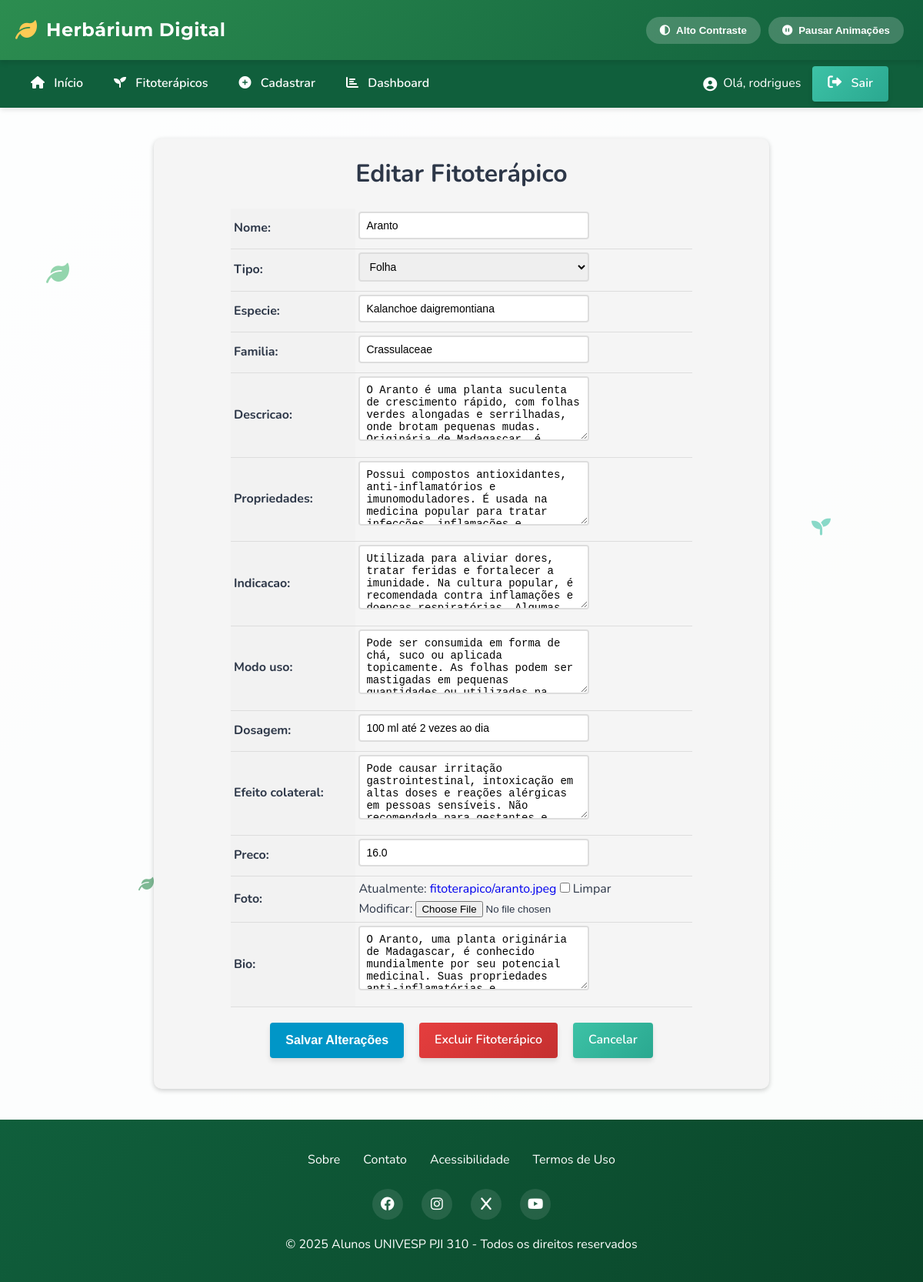
/fitoterapico/18/update/ (signed in), run on an earlier commit of the app's database.
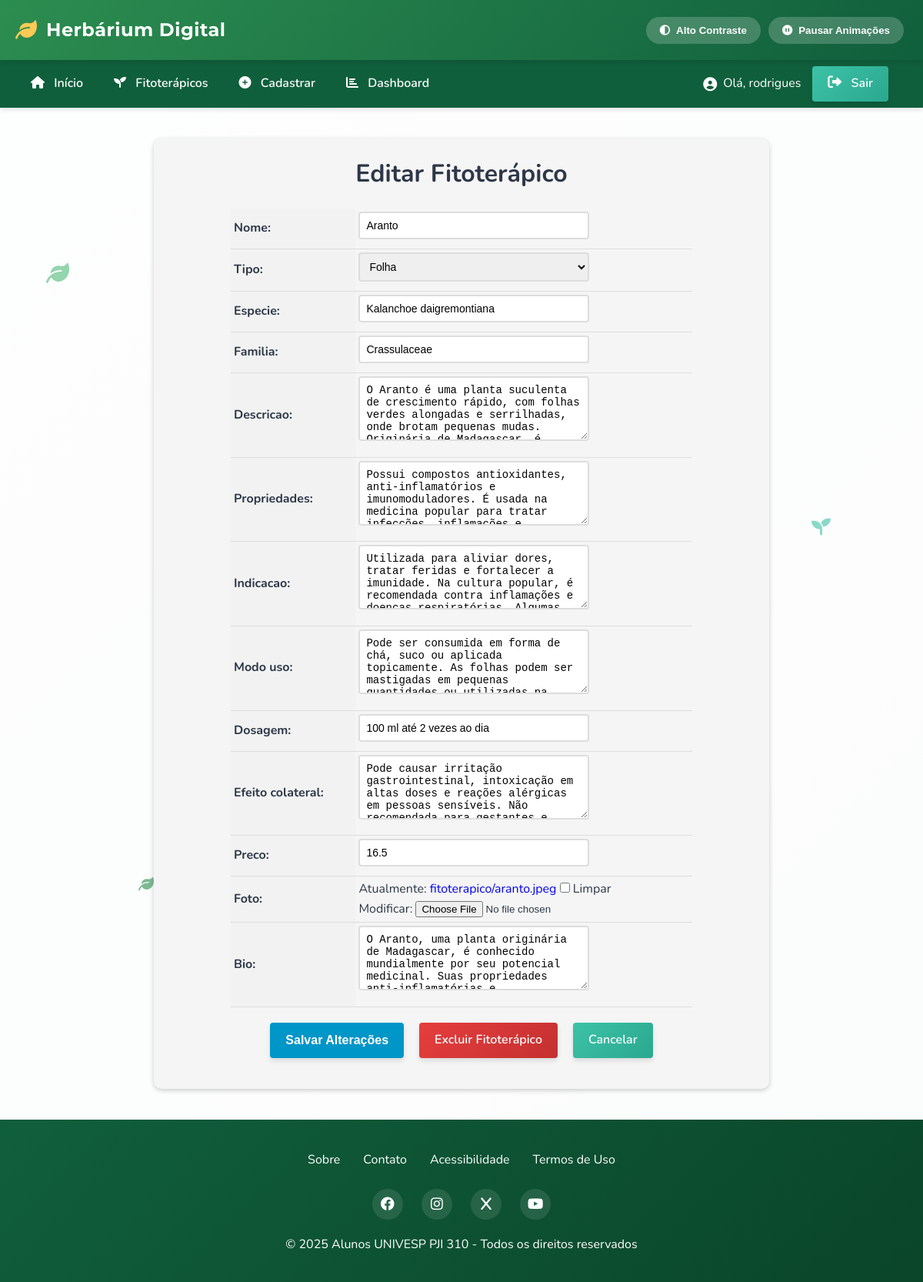
And on a later commit of the database.
### fitoterapico/models.py (models this page shows, shortened)
class Fitoterapico(models.Model):
    id = models.AutoField(primary_key=True)
    nome = models.CharField(max_length=100)
    tipo = models.ForeignKey(Tipo, on_delete=models.PROTECT, related_name='fitoterapico_tipo')
    especie = models.CharField(max_length=100)
    familia = models.CharField(max_length=100, blank=True, null=True)
    descricao = models.TextField()
    propriedades = models.TextField()
    indicacao = models.TextField()
    modo_uso = models.TextField()
    dosagem = models.CharField(max_length=100, blank=True, null=True)
    efeito_colateral = models.TextField(blank=True, null=True)
    preco = models.FloatField(blank=True, null=True, validators=[MinValueValidator(0)])
    foto = models.ImageField(upload_to='fitoterapico/', blank=True, null=True)
    bio = models.TextField(blank=True, null=True)
    class Meta:
        ordering = ['nome']

### fitoterapico/views.py (the view, shortened to what this page needs)
# urls.py: path('fitoterapico/<int:pk>/update/', FitoterapicoUpdateView.as_view(), name='fitoterapico_update'),
@method_decorator(login_required(login_url='login'), name='dispatch')
class FitoterapicoUpdateView(UpdateView):
    model = Fitoterapico
    form_class = FitoterapicoModelForm
    template_name = 'fitoterapico_update.html'

### fitoterapico/models.py (called while the page is built)
    def __str__(self):
        return self.nome

### fitoterapico/templates/fitoterapico_update.html (shortened to what this page needs)
{% extends "base.html" %}
{% block content %}
  <form method="post" enctype="multipart/form-data">
    <h1>Editar Fitoterápico</h1>
    <table>
      {% for field in form %}
        <tr>
          <th>{{ field.label_tag }}</th>
          <td>
            {{ field }}
          </td>
        </tr>
      {% endfor %}
    </table>
    <div>
      <div class="buttons-container">
        <input type="submit" value="Salvar Alterações" class="btn btn-primary">
        <a href="{% url 'fitoterapico_delete' object.pk %}" class="btn btn-danger">Excluir Fitoterápico</a>
        <a href="{% url 'fitoterapico_list' %}" class="btn btn-secondary">Cancelar</a>
      </div>
    </div>
  </form>
{% endblock %}

What changed in the data, as far as the page shows it:
changed Fitoterapico "Aranto": preco "16.0" → "16.5"
